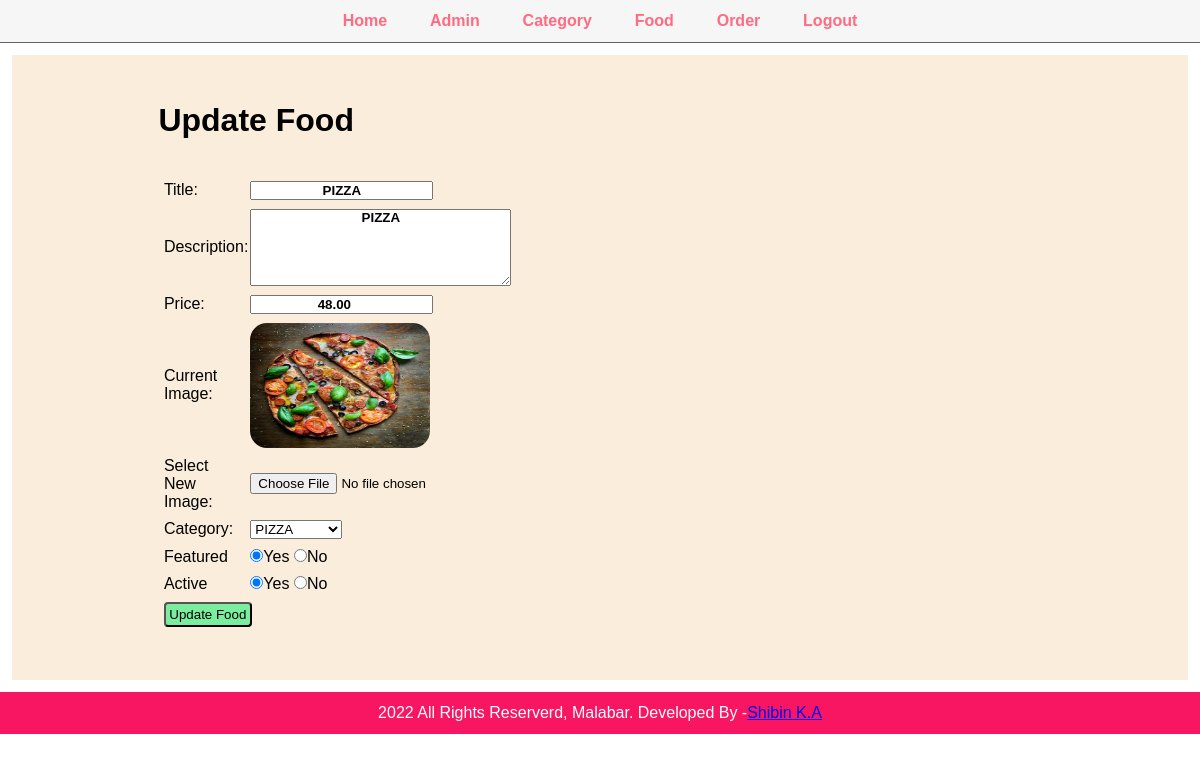
Screenshot of /admin/update-food.php?id=16 (signed in) with the database file from the repository.
### tables this page shows
CREATE TABLE `dbl_food` (
  `id` int(10) UNSIGNED NOT NULL,
  `title` varchar(100) NOT NULL,
  `description` text NOT NULL,
  `price` decimal(10,2) NOT NULL,
  `image_name` varchar(255) NOT NULL,
  `category_id` int(11) UNSIGNED NOT NULL,
  `featured` varchar(10) NOT NULL,
  `active` varchar(10) NOT NULL
);

### admin/update-food.php (the view, shortened to what this page needs)
<?php include('partials/nav.php');?>
<?php
    if(isset($_GET['id'])){
        $id=$_GET['id'];
        $sql2= "SELECT * FROM dbl_food WHERE id=$id";
        $res2= mysqli_query($conn,$sql2);
        $row = mysqli_fetch_array($res2);
        $title = $row['title'];
        $price = $row['price'];
        $current_image = $row['image_name'];
        $current_category = $row['category_id'];
        $featured =$row['featured'];
        $active = $row['active'];
    }else{
        echo ("<script>location.href='".SITEURL."admin/manage-food.php';</script>");
    }
?>
<div class="main-content">
    <div class="wrapper">
    <h1>Update Food</h1>
    <br><br>
             <form action="" method="POST" enctype="multipart/form-data">
                <table class="tbl-30">
                <tr>
                    <td>Title:</td>
                    <td><input style="text-align: center; font-weight: bold;" type="text" value="<?php echo $title;?>" name="title" placeholder="Title of the Food"></td>
                </tr>
                <tr>
                    <td>Description:</td>
                    <td><textarea style="text-align: center; font-weight: bold;" name="description"  cols="30" rows="5" placeholder="Description of the Food."><?php echo $title;?></textarea></td>
                </tr>
                <tr>
                    <td>Price:</td>
                    <td><input style="text-align: center; font-weight: bold;" type="number" name="price" value="<?php echo $price;?>" placeholder="Price of the Food"></td>
                </tr>
                <tr>
                    <td>Current Image:</td>
                    <td>
                        <?php
                            if($current_image == ""){
                                echo "<div class='error'>Image not Availabe.</div>";
                            }else{
                                ?>
                                <img style="width: 180px; height: 125px; border-radius: 17px;" src="<?php echo SITEURL;?>images/food/<?php echo $current_image;?>" alt="<?php echo $title;?>">
                                <?php
                            }
                        ?>
                    </td>
                </tr>
                <tr>
                    <td>Select New Image:</td>
                    <td><input type="file" name="image"></td>
                </tr>
                <tr>
                    <td>Category:</td>
                    <td>
                        <select name="category">
                        <?php
                            $sql = "SELECT * FROM dbl_category WHERE active='Yes'";
                            $res = mysqli_query($conn,$sql);
                            $count = mysqli_num_rows($res);
                            if($count>0)
                            {
                                while($row=mysqli_fetch_assoc($res))
                                {
                                    $category_id = $row['id'];
                                    $category_title = $row['title'];
                                    ?>
                                    <option <?php if($current_category==$category_id){echo "Selected";}?> value="<?php echo $category_id; ?>"><?php echo $category_title;?></option>
                                    <?php
                                }
                            }
                            else
                            {
                            echo "<option value='0'>No Category Found.</option>";
                            }
                        ?>
                        </select>
                    </td>
                </tr>
                <tr>
                    <td>Featured</td>
                    <td>
                        <input <?php if($featured=="yes"){echo "checked";}?> type="radio" name="featured" value="yes">Yes
                        <input <?php if($featured=="no"){echo "checked";}?> type="radio" name="featured" value="no">No
                    </td>
                </tr>
                <tr>
                    <td>Active</td>
                    <td>
                        <input <?php if($active=="yes"){echo "checked";}?> type="radio" name="active" value="yes">Yes
                        <input <?php if($active=="no"){echo "checked";}?> type="radio" name="active" value="no">No
                    </td>
                </tr>
                <tr>
                    <td colspan="2">
                        <input type="submit" name="submit" value="Update Food" class="btn-secondary">
                    </td>
                </tr>
            </table>
             </form>
    </div>
</div>
<?php include('partials/footer.php')?>

### css/admin.css (style rules this page uses)
* { margin: 0; padding: 0; font-family: Arial, Helvetica, sans-serif; }
.wrapper { padding: 1%; width: 80%; margin: 0 auto; }
table tr td { padding: 1%; }
.tbl-30 { width: 30%; }
.btn-secondary { background-color: #7bed9f; padding: 1%; border-radius: 4px; color: black; text-decoration: none; }
.main-content { margin: 1% 1%; background-color: #f1f2f6; padding: 3% 3%; background-color: rgba(250, 235, 215, 0.897); }

### rows the page displays
dbl_food: title "PIZZA", description "PIZZA", price "48.00", image_name (picture), featured "☑", active "☑"

### other values shown
form field category "PIZZA"
